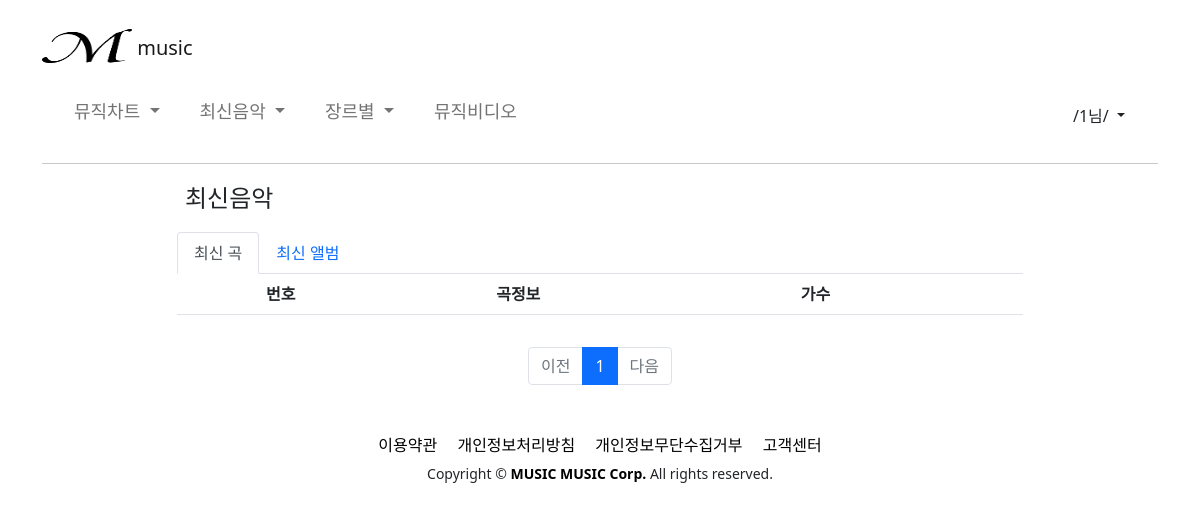
Before: /ssac/new_song (signed in) with the older database file.
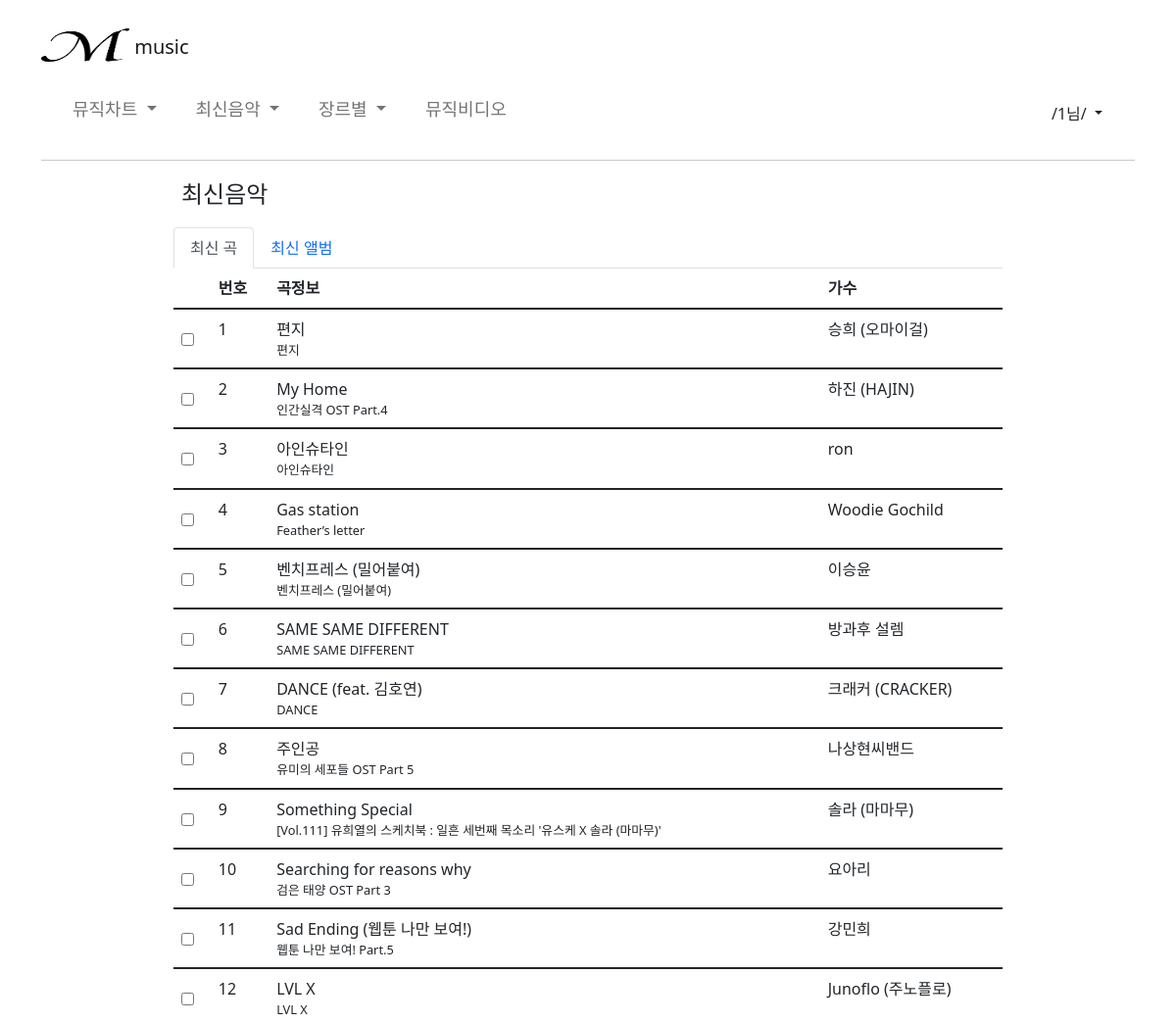
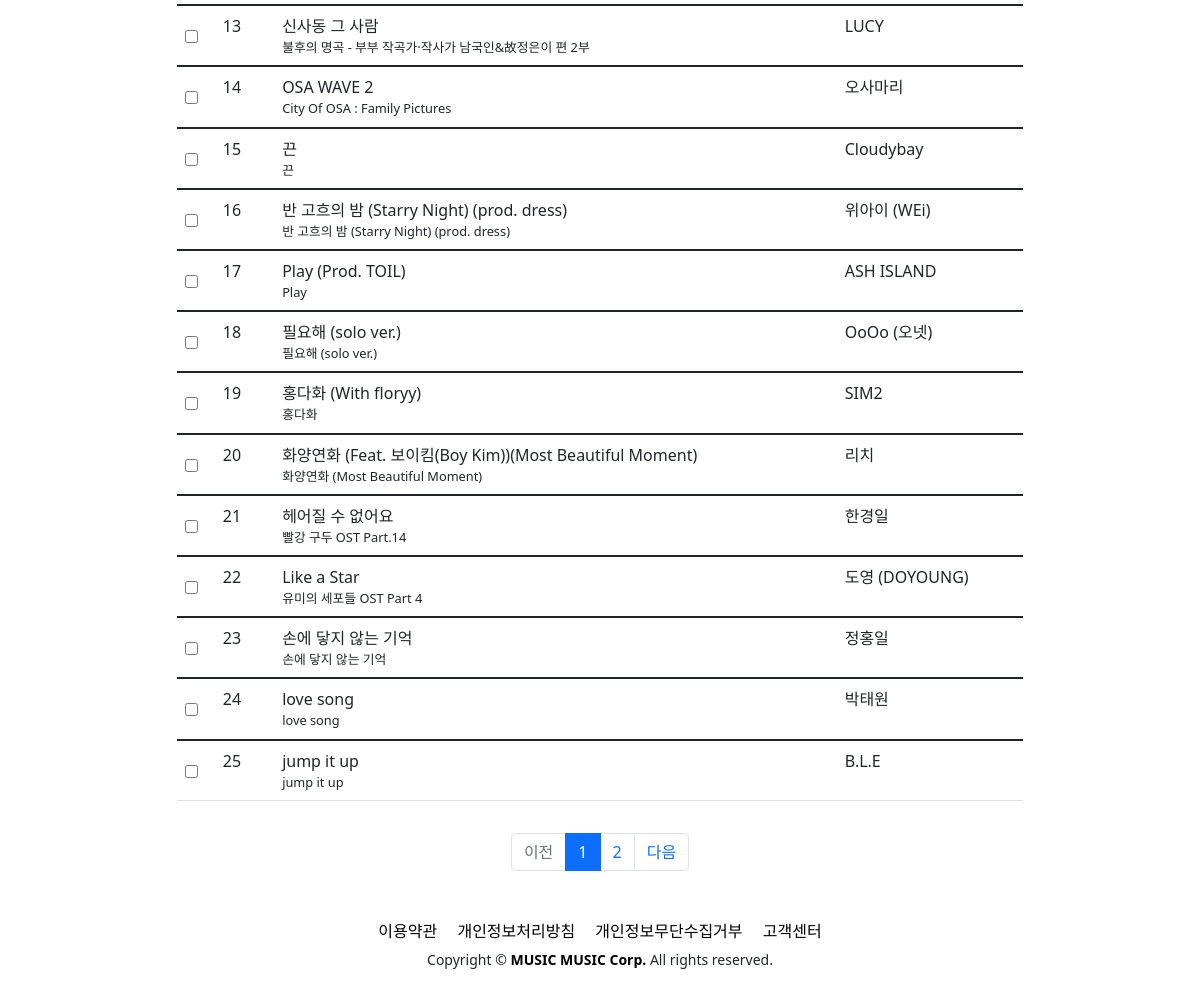
After: the same page with the newer database file (2 pictures, top to bottom).
### member/models.py (models this page shows, shortened)
class New_Song(models.Model):
    name = models.CharField(max_length=50)
    singer = models.CharField(max_length=50, null=True)
    album = models.CharField(max_length=50, null=True)

### member/views.py (the view)
# urls.py: path('new_song', views.new_song),
def new_song (req) :
  if req.session.get('userid'):
    n_chart_100 = New_Song.objects.all().order_by('pk')
    page = int(req.GET.get('page', '1')) #GET 방식으로 정보를 받아오는 데이터
    paginator = Paginator(n_chart_100, 25) #Paginator(분할된 객체, 페이지 당 담길 객체수)
    page_obj = paginator.get_page(page) #페이지 번호를 받아 페이지를 리턴
    return render(req, 'new_song.html', {'pam1' : req.session['userid'], 'page_obj' : page_obj})
  else:
    messages.error(req, '로그인을 먼저 해주세요.')
    return redirect('/ssac/main')

### member/templates/new_song.html (shortened to what this page needs)
{% extends 'base2.html' %}
{% load static%}
{% block contents %}
  <div class="container container2">
    <div class="mb-3 ms-2 chart_top_text">최신음악</div>
    <ul class="nav nav-tabs d-flex justify-content-start" id="myTab" role="tablist">
      <li class="nav-item" role="presentation">
        <button onclick="location.href='new_song'" class="nav-link active" id="home-tab" data-bs-toggle="tab" data-bs-target="#home" type="button" role="tab" aria-controls="home" aria-selected="true">최신 곡</button>
      </li>
      <li class="nav-item" role="presentation">
        <button onclick="location.href='new_album'" class="nav-link" id="profile-tab" data-bs-toggle="tab" data-bs-target="#profile" type="button" role="tab" aria-controls="profile" aria-selected="false">최신 앨범</button>
      </li>
    </ul>
    <div class="tab-content" id="myTabContent">
      <div class="tab-pane fade show active" id="contact" role="tabpanel" aria-labelledby="contact-tab">
        <table class="table table-hover">
          <thead>
            <tr>
              <th scope="col-1"></th>
              <th scope="col-1">번호</th>
              <th scope="col-1">곡정보</th>
              <th scope="col-9">가수</th>
            </tr>
          </thead>
          {% for a in page_obj %}
          <tbody>
            <tr>
              <td scope="row"><input type="checkbox" class="align-middle mt-3"></td>
              {% if page_obj.number == 2 %}
              <td>{{ forloop.counter|add:"25" }}</td>
              {% else %}
              <td>{{ forloop.counter }}</td>
              {% endif %}
              <td>
                <div>{{ a.name }}</div>
                <div style="font-size : 0.8em;">{{ a.album }}</div>
              </td>
              <td>{{ a.singer }}</td>
            </tr>
          </tbody>
          {% endfor %}
        </table>
    <div id = "paging">
      <ul class = "pagination justify-content-center" style="margin-top: 2rem;">
        {% if page_obj.has_previous %}
        <li class = "page-item">
          <a class = "page-link" href = "?page={{ page_obj.previous_page_number }}">이전</a>
        </li>
        {% else %}
        <li class = "page-item disabled">
          <a class = "page-link" tabindex = "-1" aria-disabled="true" href = "#">이전</a>
        </li>
        {% endif %}
        {% for page_number in page_obj.paginator.page_range %}
        {% if page_number == page_obj.number %}
        <li class = "page-item active" aria-current = "page">
          <a class = "page-link" href="?page={{ page_number }}">{{ page_number }}</a>
        </li>
        {% else %}
        <li class = "page-item">
          <a class = "page-link" href="?page={{ page_number }}">{{ page_number }}</a>
        </li>
        {% endif %}
        {% endfor %}
        {% if page_obj.has_next %}
        <li class="page-item">
          <a class="page-link" href="?page={{ page_obj.next_page_number }}">다음</a>
        </li>
        {% else %}
        <li class="page-item disabled">
          <a class="page-link" tabindex="-1" aria-disabled="true" href="#">다음</a>
        </li>
        {% endif %}
      </ul>
    </div>
      </div>
    </div>
{% endblock %}

Changed rows visible on the page:
added New_Song: name "편지", album "편지", singer "승희 (오마이걸)"
added New_Song: name "My Home", album "인간실격 OST Part.4", singer "하진 (HAJIN)"
added New_Song: name "아인슈타인", album "아인슈타인", singer "ron"
added New_Song: name "Gas station", album "Feather’s letter", singer "Woodie Gochild"
added New_Song: name "벤치프레스 (밀어붙여)", album "벤치프레스 (밀어붙여)", singer "이승윤"
added New_Song: name "SAME SAME DIFFERENT", album "SAME SAME DIFFERENT", singer "방과후 설렘"
added New_Song: name "DANCE (feat. 김호연)", album "DANCE", singer "크래커 (CRACKER)"
added New_Song: name "주인공", album "유미의 세포들 OST Part 5", singer "나상현씨밴드"
added New_Song: name "Something Special", album "[Vol.111] 유희열의 스케치북 : 일흔 세번째 목소리 '유스케 X 솔라 (마마무)'", singer "솔라 (마마무)"
added New_Song: name "Searching for reasons why", album "검은 태양 OST Part 3", singer "요아리"
added New_Song: name "Sad Ending (웹툰 나만 보여!)", album "웹툰 나만 보여! Part.5", singer "강민희"
added New_Song: name "LVL X", album "LVL X", singer "Junoflo (주노플로)"
added New_Song: name "신사동 그 사람", album "불후의 명곡 - 부부 작곡가·작사가 남국인&故정은이 편 2부", singer "LUCY"
added New_Song: name "OSA WAVE 2", album "City Of OSA : Family Pictures", singer "오사마리"
added New_Song: name "끈", album "끈", singer "Cloudybay"
added New_Song: name "반 고흐의 밤 (Starry Night) (prod. dress)", album "반 고흐의 밤 (Starry Night) (prod. dress)", singer "위아이 (WEi)"
added New_Song: name "Play (Prod. TOIL)", album "Play", singer "ASH ISLAND"
added New_Song: name "필요해 (solo ver.)", album "필요해 (solo ver.)", singer "OoOo (오넷)"
added New_Song: name "홍다화 (With floryy)", album "홍다화", singer "SIM2"
added New_Song: name "화양연화 (Feat. 보이킴(Boy Kim))(Most Beautiful Moment)", album "화양연화 (Most Beautiful Moment)", singer "리치"
added New_Song: name "헤어질 수 없어요", album "빨강 구두 OST Part.14", singer "한경일"
added New_Song: name "Like a Star", album "유미의 세포들 OST Part 4", singer "도영 (DOYOUNG)"
added New_Song: name "손에 닿지 않는 기억", album "손에 닿지 않는 기억", singer "정홍일"
added New_Song: name "love song", album "love song", singer "박태원"
added New_Song: name "jump it up", album "jump it up", singer "B.L.E"
Other visible differences:
new list line: "2"
